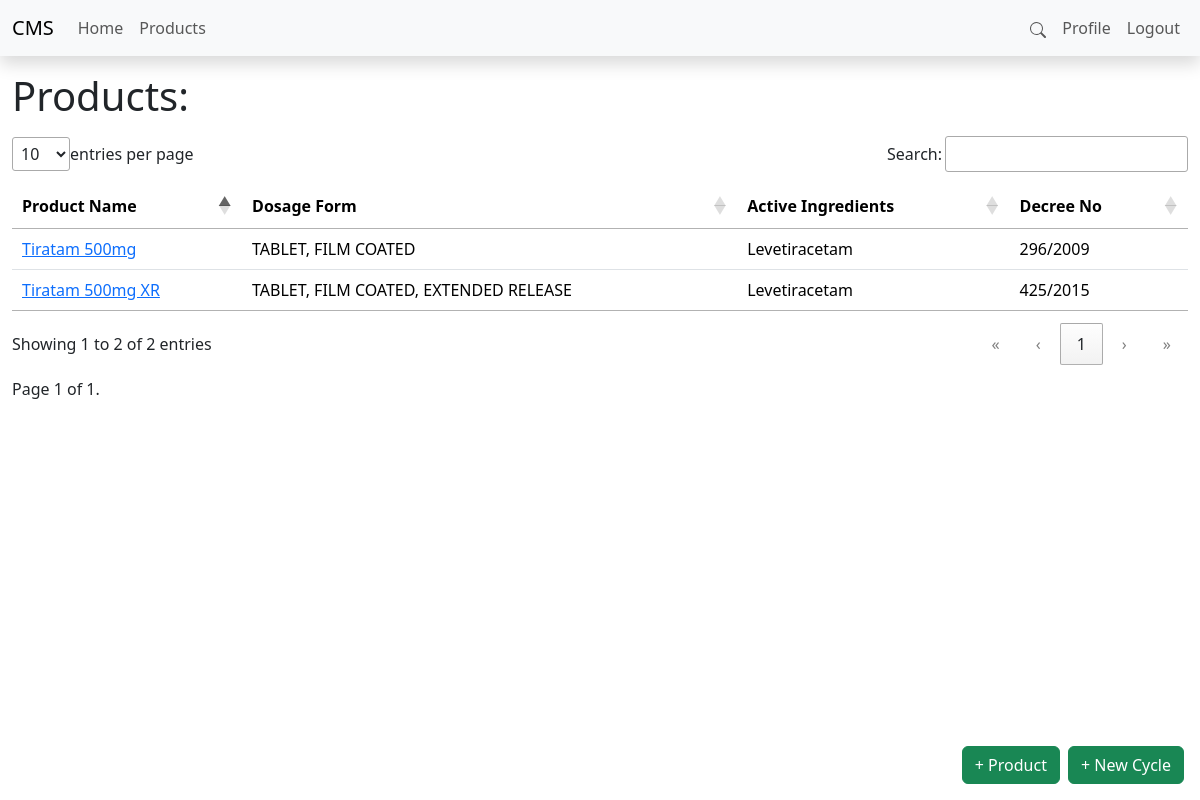
The page /products/ (signed in) on the database as committed earlier.
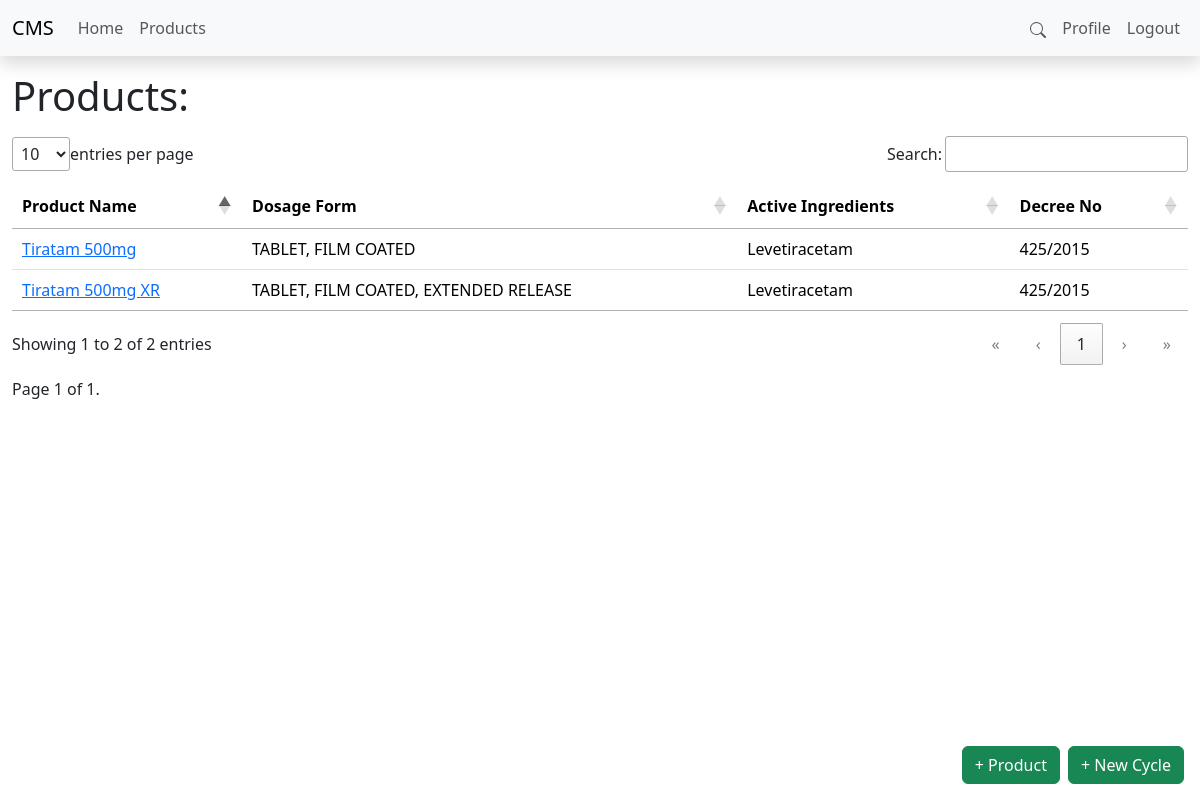
The same page on the database as committed later.
### products/models.py (models this page shows, shortened)
class Product(models.Model):
    class Meta:
        ordering = ["name"]
    name = models.CharField(max_length=1000)
    dosage_form = models.ForeignKey(DosageForm, on_delete=models.CASCADE,default=1)
    active_ingredients = models.CharField(max_length=1000)
    decree_no = models.ForeignKey(RegisterationDecree,on_delete=models.CASCADE,default=1)

class RegisterationDecree(models.Model):
    decree_no = models.IntegerField(default=296)
    year = models.IntegerField(default=2009)
    def __str__(self):
        return str(self.decree_no) + "/" + str(self.year)

class DosageForm(models.Model):
    dosage_form = models.CharField(max_length=300)
    code = models.CharField(max_length=6)
    def __str__(self):
        return self.dosage_form

### products/views.py (the view)
# urls.py: path('',ListProducts.as_view(),name="products_index"),
class ListProducts(ListView):
    model = Product
    paginate_by = 200
    template_name = "./product/index.html"
    context_object_name = "products"
    def get_queryset(self):
        query = self.request.GET.get('q')
        if query:
            return Product.objects.filter(
                Q(name__icontains=query) |
                Q(active_ingredients__icontains=query) |
                Q(decree_no__decree_no__icontains=query) |
                Q(dosage_form__dosage_form__icontains=query)
            )
        else:
            return Product.objects.all()

### Templates/Product/index.html (shortened to what this page needs)
{% extends "../__layout__.html" %}
{% load static %}
{% block styles %}
<link rel="stylesheet" href="{% static './css/datatable.min.css' %}">
{% endblock styles %}
{% block navbarlinksright %}
<li class="nav-item"><a href="#search" class="nav-link">
    <svg xmlns="http://www.w3.org/2000/svg" width="16" height="16" fill="currentColor" class="bi bi-search" viewBox="0 0 16 16">
        <path d="M11.742 10.344a6.5 6.5 0 1 0-1.397 1.398h-.001q.044.06.098.115l3.85 3.85a1 1 0 0 0 1.415-1.414l-3.85-3.85a1 1 0 0 0-.115-.1zM12 6.5a5.5 5.5 0 1 1-11 0 5.5 5.5 0 0 1 11 0"/>
      </svg>
</a></li>
{% endblock navbarlinksright %}
{% block content %}
<div class="container-fluid">
    <h1 class="my-3">Products: </h1>
    <table id="productsTable" class="table" style="width:100%">
        <thead>
            <tr>
                <th>Product Name</th>
                <th>Dosage Form</th>
                <th>Active Ingredients</th>
                <th>Decree No</th>
            </tr>
        </thead>
        <tbody>
        {% for product in products %}
            <tr>
                <td>
                    <a href="{% url 'product:detail_product' product.id %}">
                    {{ product.name }}
                    </a>
                </td>
                <td>{{ product.dosage_form }}</td>
                <td>{{ product.active_ingredients }}</td>
                <td>{{ product.decree_no }}</td>
            </tr>
            {% empty %}
            <td>No Products</td>
            <td></td>
            <td></td>
            <td></td>
            {% endfor %}
        </tbody>
    </table>
    <div class="pagination">
        <span class="step-links">
            <span class="current">
                Page {{ page_obj.number }} of {{ page_obj.paginator.num_pages }}.
            </span>
        </span>
    </div>
</div>
{% include "../bits/creation_footer.html" %}
{% endblock %}

Rows that differ between the two databases and show on the page:
changed Product "Tiratam 500mg": decree_no "296/2009" → "425/2015"
